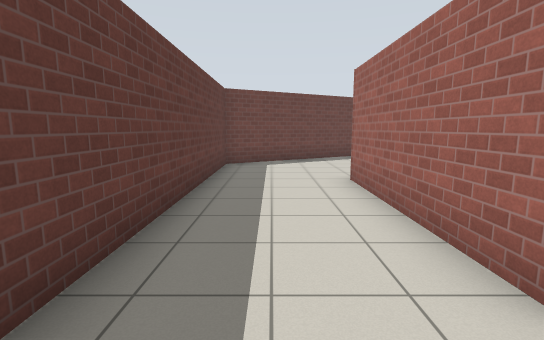
[1] (above)

24 first-person views from a walk through a Gazebo world. The camera is 1.2 m above the floor, tilts 8° down and sees 85° across. The floor is counted in squares, 1 m on a side. Each view is taken from the middle of a square. On the plan, view 1 faces up. The plan holds only what a view shows up to about 13 squares ahead; the rest is blank. Gazebo's built-in surfaces are drawn with simple patterns.

[2]
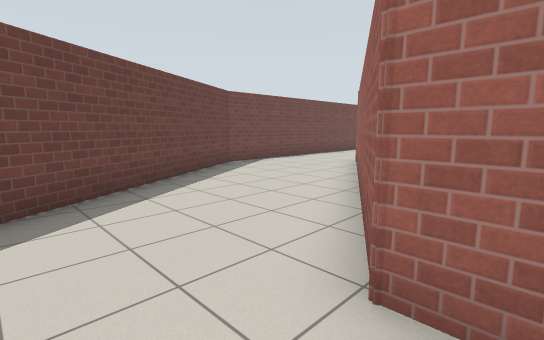

[3]
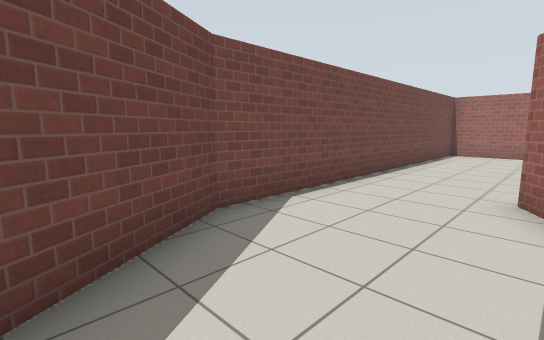

[4]
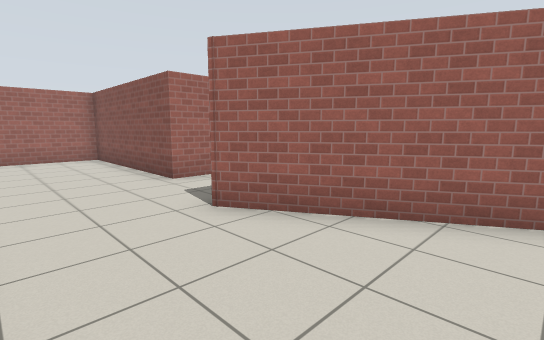

[5]
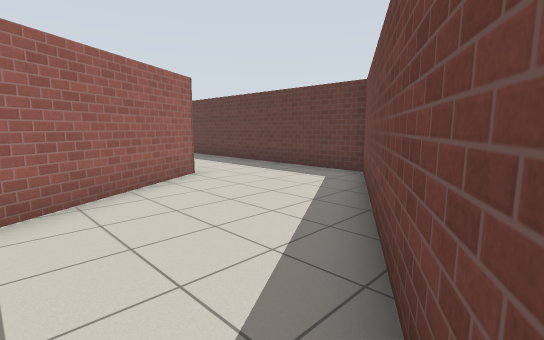

[6]
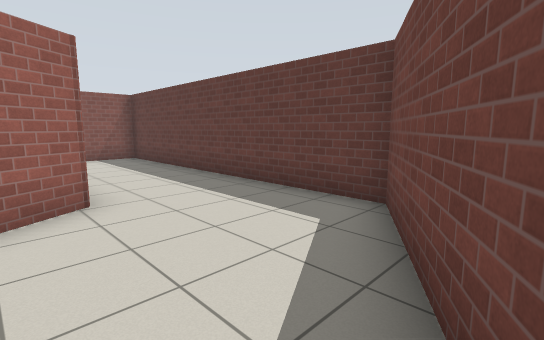

[7]
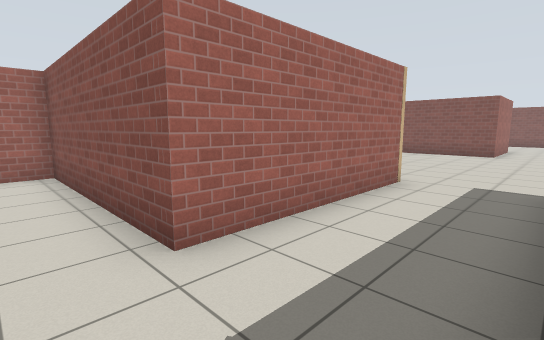

[8]
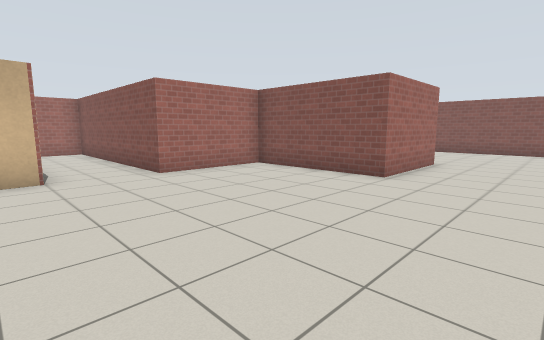

[9]
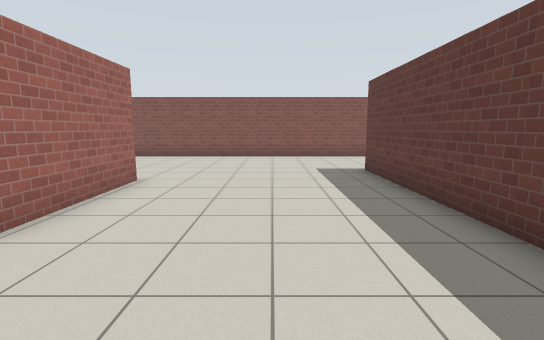

[10]
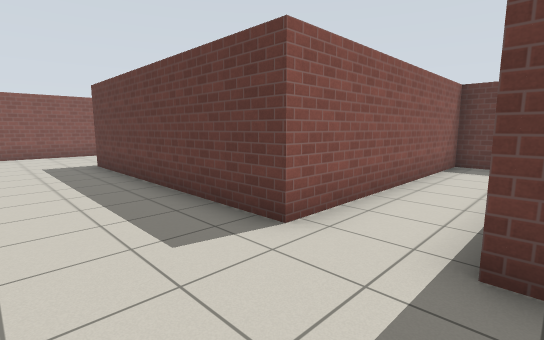

[11]
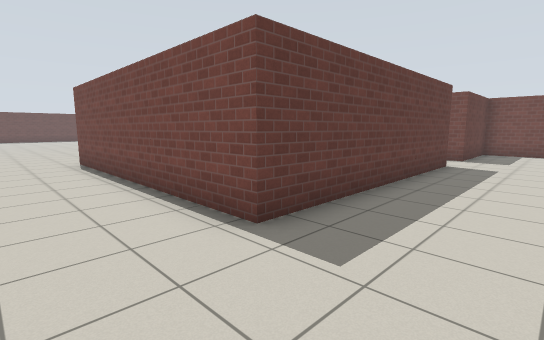

[12]
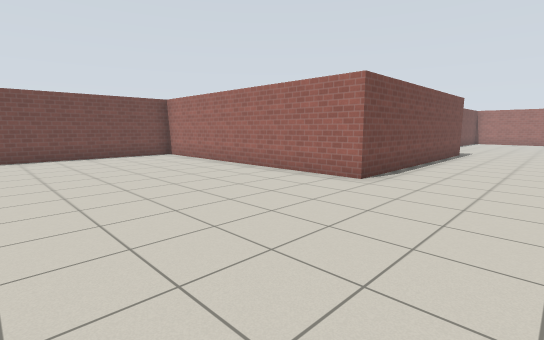

[13]
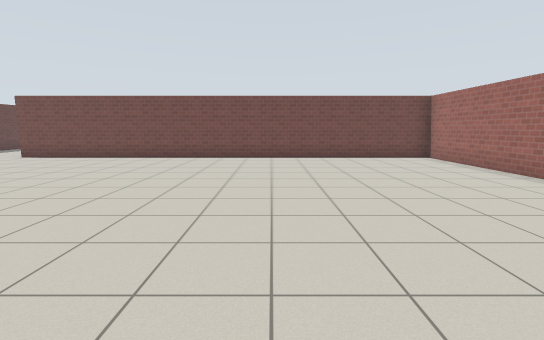

[14]
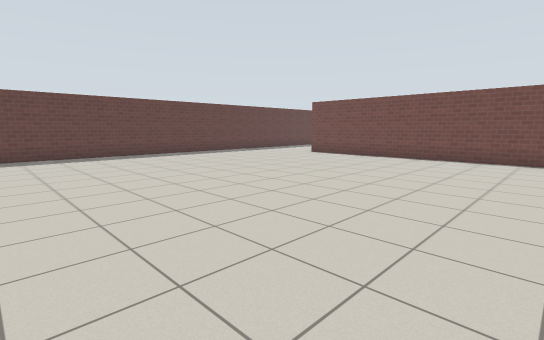

[15]
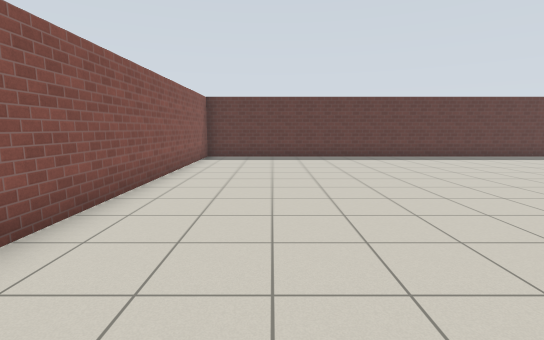

[16]
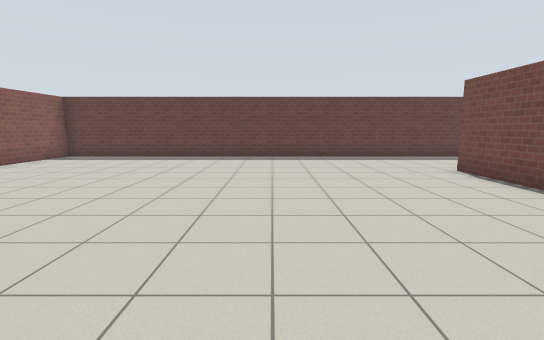

[17]
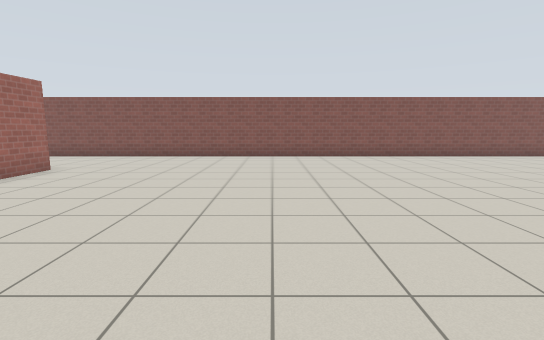

[18]
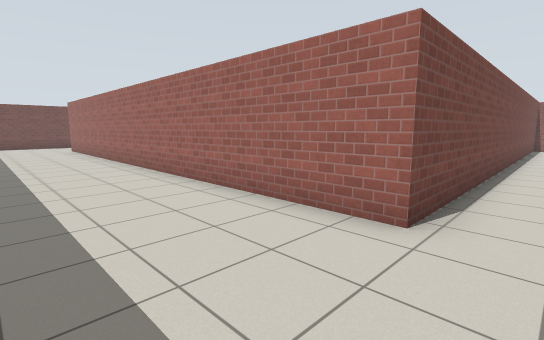

[19]
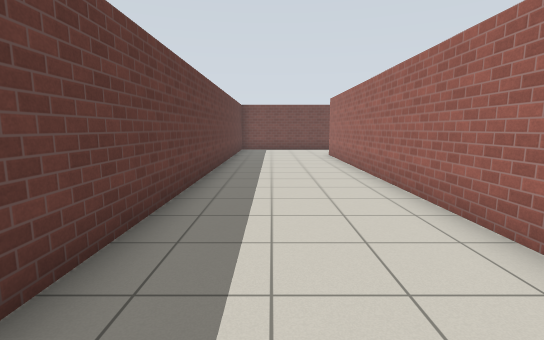

[20]
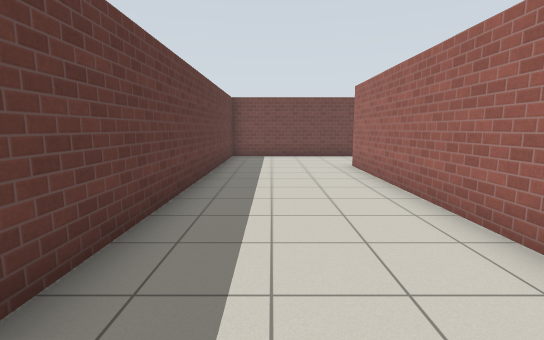

[21]
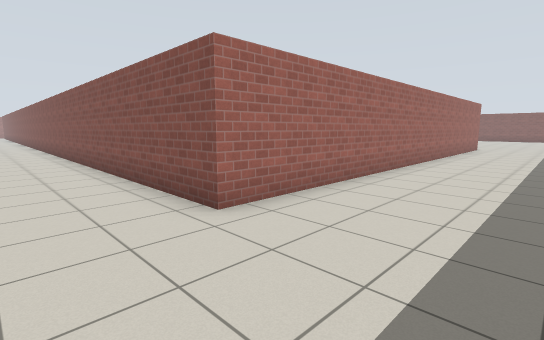

[22]
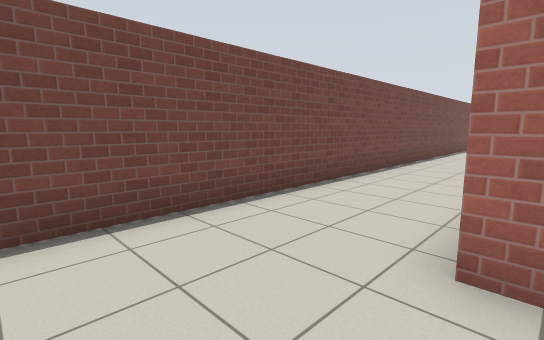

[23]
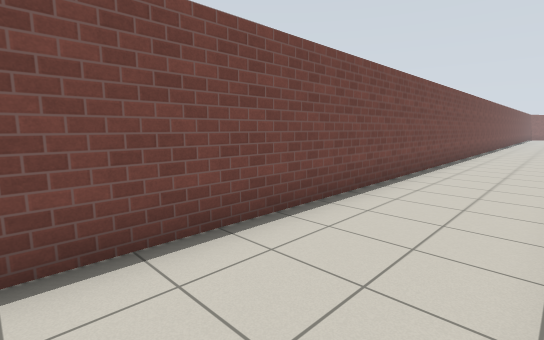

[24]
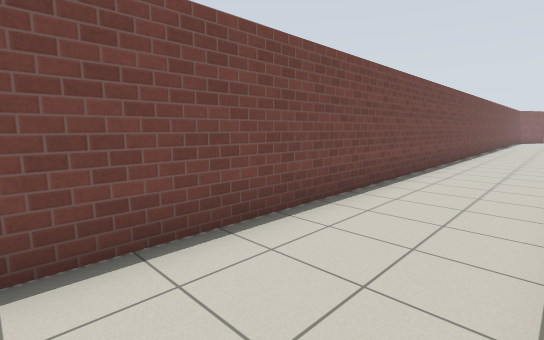

### Floor plan
Points are (right, up) in squares from view 1. A wall is a line through its corners. A room is listed if a view was taken in it or the views show most of it. See-through windows are left out.
Room 1 (views 1, 2, 3, 4, 5, 6, 7)
walls: (12.6, 10.7) (18.7, 10.7) (18.7, 14.7) (6.5, 14.7) (-1.6, 10) (-1.6, -0.5) (0.6, -0.5); (1.9, 1.9) (1.9, 6.9) (9.9, 11.5)
ways out: opening at (1.5, 0.5) to room 2; opening at (11.5, 11) to room 2
Room 2 (views 8, 9, 10, 11, 12, 13, 14, 15, 16, 17, 18, 19, 20, 21, 22, 23, 24)
walls: (0.6, -0.5) (6.3, -0.5) (6.3, -8.6) (-2.5, -8.6) (-2.5, 1.3) (-19.4, 1.3) (-19.4, 18.5) (-6.7, 18.5); (6.3, 4.9) (6.3, 1.6) (5.7, 1.6); (8.4, 5.2) (6.5, 5.2); (4.9, -12.8) (15, -12.8); (12.6, 5.1) (12.6, 10.7); (12.1, -6.9) (12.1, -3.1) (16.7, -3.1) (16.7, 0.5) (24.3, 0.5); (16.7, 3) (16.7, 3.8); (-23.7, 4.1) (-23.7, -12.8) (0.6, -12.8); (8.8, 21.9) (-23.7, 21.9) (-23.7, 6.6); (24.8, 1.1) (24.8, 2.1)
ways out: opening at (1.5, 0.5) to room 1; opening at (11.5, 11) to room 1

Positions as (right, up) in squares from view 1, and headings:
1: (0, 0), facing up
2: (0, 6), facing up-right
3: (4, 11), facing up-right
4: (6, 14), facing down-right
5: (6, 14), facing down-left
6: (3, 12), facing down-left
7: (10, 12), facing down-right
8: (9, 4), facing down-right
9: (9, 0), facing down
10: (9, 2), facing down-left
11: (9, -11), facing up-left
12: (-9, -12), facing up-right
13: (-9, -11), facing up
14: (-10, -11), facing up-left
15: (-11, -10), facing left
16: (-11, -4), facing left
17: (-9, 0), facing down
18: (-23, 0), facing up-right
19: (-22, 5), facing up
20: (-22, 9), facing up
21: (-23, 21), facing down-right
22: (-22, 18), facing up-right
23: (-16, 19), facing up-right
24: (-7, 19), facing up-right
